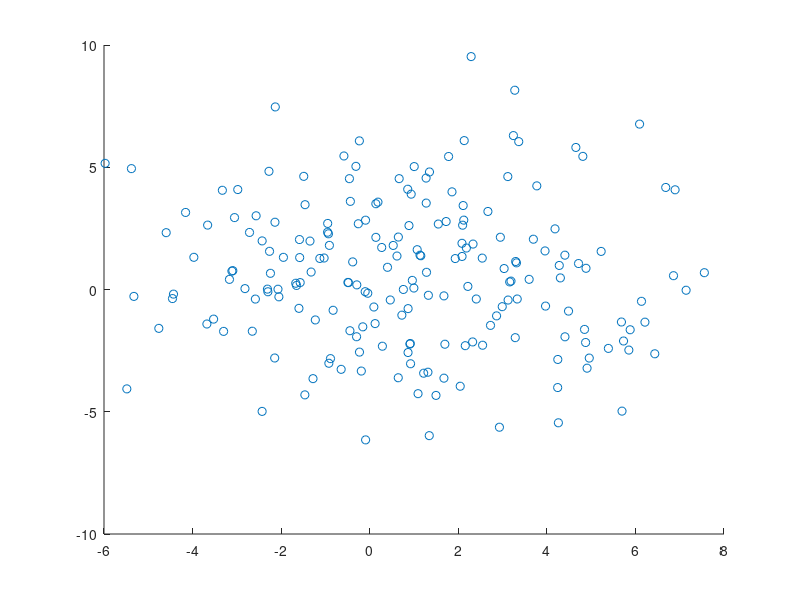

Write MATLAB code to recreate this figure.
% Generate class data

% Class sizes
nA = 200;
nB = 200;
nC = 100;
nD = 200;
nE = 150;
sizes = [nA,nB,nC,nD,nE];

% Class means 
meanA = [5; 10];
meanB = [10; 15]; 
meanC = [5; 10];
meanD = [15; 10];
meanE = [10; 5];
means = [meanA,meanB,meanC,meanD,meanE];

% Class covariances
covA = [8 0; 0 4];
covB = [8 0; 0 4];
covC = [8 4; 4 40];
covD = [8 0; 0 8];
covE = [10 -5; -5 20];
covs = [covA,covB,covC,covD,covE];

%classes = double.(5,2,0);
classes = cell(5,2);

for n = 1
    corrdata = chol(covs(n));
    class = repmat(mean(n),sizes(n),1) + randn(sizes(n),2)*corrdata;
    classes{n,1} = class(:, 1);
    classes{n,2} = class(:, 2);
end

%plotmatrix(classA);
scatter(classes{1,1},classes{1,2});
hold on;
scatter(classes{2,1},classes{2,2});



